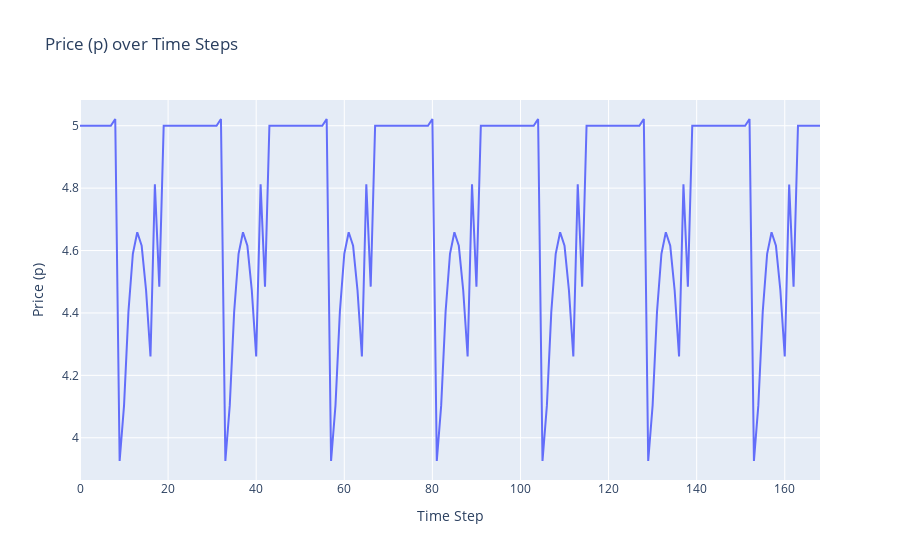

Write notebook code for a chart like this one.
### Code cell
import plotly.graph_objs as go
import plotly.offline as pyo

fig = go.Figure()
fig.add_trace(go.Scatter(y=p, mode='lines', name='Price p'))
fig.update_layout(
    title='Price (p) over Time Steps',
    xaxis_title='Time Step',
    yaxis_title='Price (p)'
)
fig.show()

### Figure 1 — Plotly figure (JSON) as saved in the notebook; plotly's stock layout.template omitted (floating-point values rounded to 4 significant figures; data arrays with more than 128 entries replaced by an {"elided": "..."} marker saying what was removed)
{"data": [{"mode": "lines", "name": "Price p", "type": "scatter", "y": {"elided": "169 float values"}}], "layout": {"title": {"text": "Price (p) over Time Steps"}, "xaxis": {"title": {"text": "Time Step"}}, "yaxis": {"title": {"text": "Price (p)"}}}}
